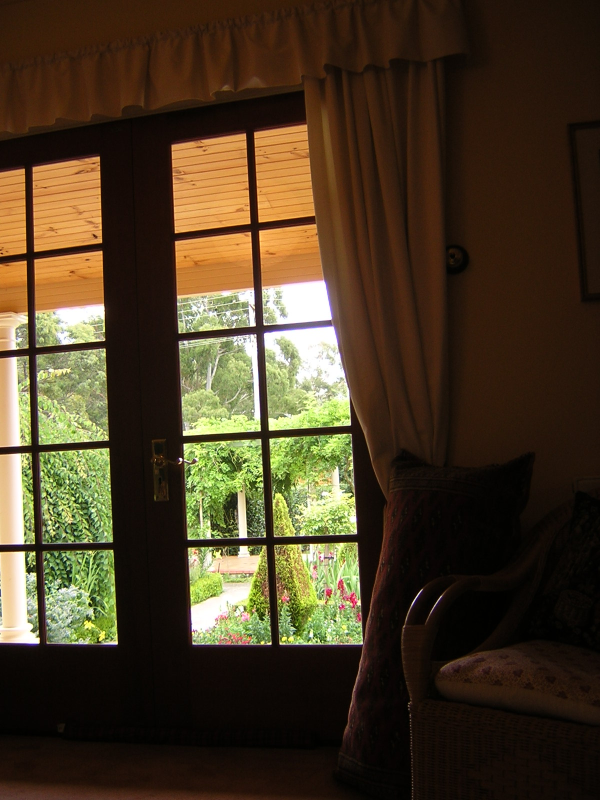
%> input picture Assignment 2/code/datasets/indoor1.jpeg, 1200 x 1600 px (shown at 1/2 size)
$ octave Houghvisualimage.m   (GNU Octave 9; MATLAB toolbox functions it lacks are replaced by stand-ins)
%> lines starting %> are read from the running program, lines starting %| are printed output that depends on the picture; in (x1, y1, x2, y2) boxes, pixels count from 0 and x2, y2 are one past the last pixel; in counts of white or black regions, pixels touching at a corner belong together; the program's own positions count from 1
### Assignment 2/code/code.matlab/draw_lines.m
function [XX,YY] = draw_lines(L, X, Y, lt)

if nargin < 4
   lt = '-';
end
if nargin < 3
   if nargin < 2
      lt = '-';
   else
      lt = X;
   end
   V = axis;
   X = V(1:2); Y = V(3:4);

   hold on

end


i = find(abs(L(:,1)) < abs(L(:,2)));
j = find(abs(L(:,1)) >= abs(L(:,2)));

YY1 = -L(i,1)./L(i,2)*X + -L(i,3)./L(i,2)*ones(size(X));
XX1 = ones(length(i),1)*X;

XX2 = -L(j,2)./L(j,1)*Y + -L(j,3)./L(j,1)*ones(size(Y));
YY2 = ones(length(j),1)*Y;

XX = [XX1' XX2'];
YY = [YY1' YY2'];

[foo,k] = sort([i; j]);
plot(XX(:,k),YY(:,k),lt)

if nargin < 3
hold off
end

### Assignment 2/code/code.matlab/Houghvisualimage.m
% Finding lines with Hough transform
% http://graphics.lcs.mit.edu/~ifni/tutorials/hough_line/find_hough_lines.html

% Load an image
I = imread('..\datasets\indoor1.jpeg');
%> I is the input picture: size 1600x1200x3 uint8; mean R, G, B 72.5, 58.1, 35.5
I = double(imresize(I(:,:,2),.2))/255;
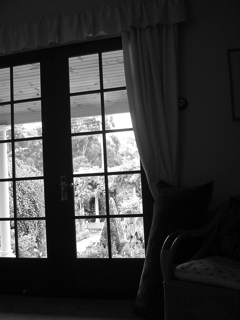
%> I: size 320x240 double; min 0, max 1, mean 0.228

figure, imshow(I)
title ('Original Image')
% Compute magnitude of image gradient
% H = fspecial('sobel'); V = -H';
% E = sqrt(filter2(H,I).^2+filter2(V,I).^2);

% or threshold its edges
E = edge(I);
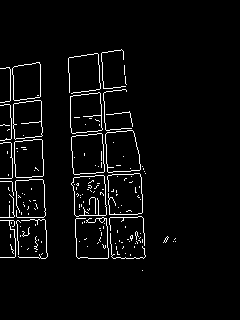
%> E: size 320x240 logical; 3.7% white in thin lines or dots, all inside (x1, y1, x2, y2) = (0, 49, 176, 271)
figure, imshow(E);
title ('Gradient Image')

% Use matlab's radon function to compute the hough transform:
theta = (0:179)';
[R,xp] = radon(E,theta);
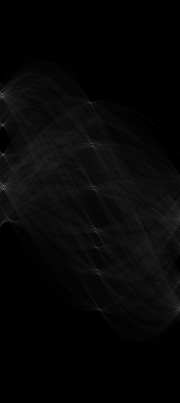
%> R: size 403x180 double; min 0, max 118.8, mean 7.1
%> xp = 403 values from -201 to 201
figure
imagesc(theta,xp,R), colorbar;
xlabel ('theta (deg)'), ylabel ('rho (pixels from center)')
title('Line Space');
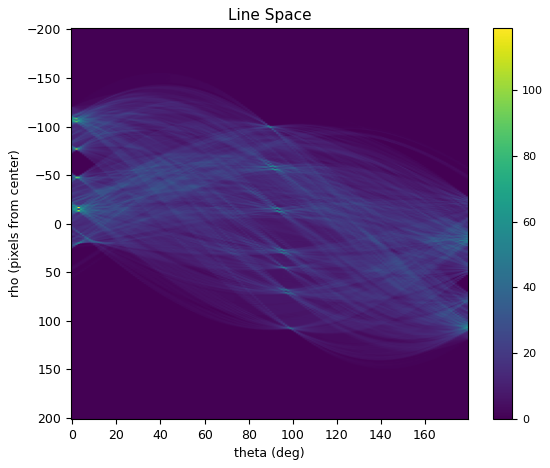
%> figure redrawn from the program's plot data

% Find peaks in the linespace:
guessR = max(max(R))- 55;
%> guessR = 63.76
% i = find(R>250); % Marked by Bob Wang
i = find( R > guessR);
%> i = 20 values from 96 to 72446

% Sort the output and pick the top lines
[foo,ind] = sort(-R(i));
%> foo = 20 values from -118.8 to -63.85; ind = 20 values, max 20 at index 16, min 1 at index 13, mean 10.5
k = i(ind(1:size(ind))); % Modified by Bob Wang
%> k = 20 values, max 72446 at index 16, min 96 at index 13, mean 6376.5

% Convert linear index into coordinates of the peaks.
[y,x] = ind2sub(size(R),k);
%> y = 20 values, max 309 at index 16, min 94 at index 12, mean 150.2; x = 20 values, max 180 at index 16, min 1 at index 13, mean 16.45

% Note: this part need some more work or ingenuity.
% It should find well defined peaks that are true local maxima,
% and not just high values next to a maximum.
figure
imagesc(theta,xp,R), colorbar;
xlabel ('theta (deg)'), ylabel ('rho (pixels from center)')
% numplot([theta(x) xp(y)]), title('location of peaks'); % marked by Bob Wang


% Find the theta and rho values for the peak coordinates.
% Note that matlab's radon function uses an upside-down convention
% for specifying the rotation (theta).  Therefore, I just negate the
% theta value to compensate.

t = -theta(x)*pi/180;
%> t = 20 values, max 0 at index 13, min -3.12 at index 16, mean -0.27
r = xp(y);
%> r = 20 values, max 107 at index 16, min -108 at index 12, mean -51.85

% The lines parameters are computed as follows.
% The line parameters have the coefficents of the equation Ax + By + C = 0,
% and are invarient to scale.  However this particular scaling will produce
% the distance of a point to the line with the dot product: [A; B; C]' * [x; y; 1].

lines = [cos(t) sin(t) -r];
%> lines = 20 rows, first 12: [0.999 -0.0523 16; 0.999 -0.0349 76; 0.999 -0.0523 13; 0.999 -0.0349 47; 0.999 -0.0349 107; 0.999 -0.0349 104; 0.999 -0.0523 47; 0.999 -0.0523 12; 1 -0.0175 105; 0.999 -0.0523 105; 0.998 -0.0698 14; 1 -0.0175 108]

% Transform the line from the center of the image to the upper left.  (The minus ones are for matlabs 1 based coordinates.)
cx = size(I,2)/2-1;
%> cx = 119
cy = size(I,1)/2-1;
%> cy = 159
lines(:,3) = lines(:,3) - lines(:,1)*cx - lines(:,2)*cy;

% Here are the top lines drawn on the gradient image
figure
imshow(E); title('Gradient image with lines');
draw_lines(lines);
%> in draw_lines, `i = find(abs(L(:,1)) < abs(L(:,2)));`: i = 17
%> in draw_lines, `j = find(abs(L(:,1)) >= abs(L(:,2)));`: j = 19 values from 1 to 20
%> in draw_lines, `XX = [XX1' XX2'];`: XX = 20 columns, first 8: [0.5 94.67 37.42 97.68 66.44 6.4 9.4 63.63; 240.5 111.4 48.59 114.4 77.61 17.57 20.58 80.4]
%> in draw_lines, `YY = [YY1' YY2'];`: YY = 20 columns, first 8: [218.2 0.5 0.5 0.5 0.5 0.5 0.5 0.5; 209.8 320.5 320.5 320.5 320.5 320.5 320.5 320.5]
%> in draw_lines, `[foo,k] = sort([i; j]);`: foo = 20 values from 1 to 20; k = 20 values, max 20 at index 20, min 1 at index 17, mean 10.5
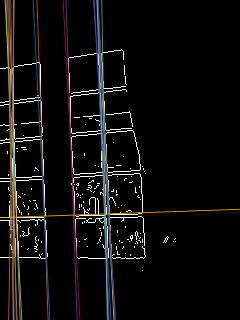
%> figure redrawn from the program's plot data; its title reads 'Gradient image with lines'
